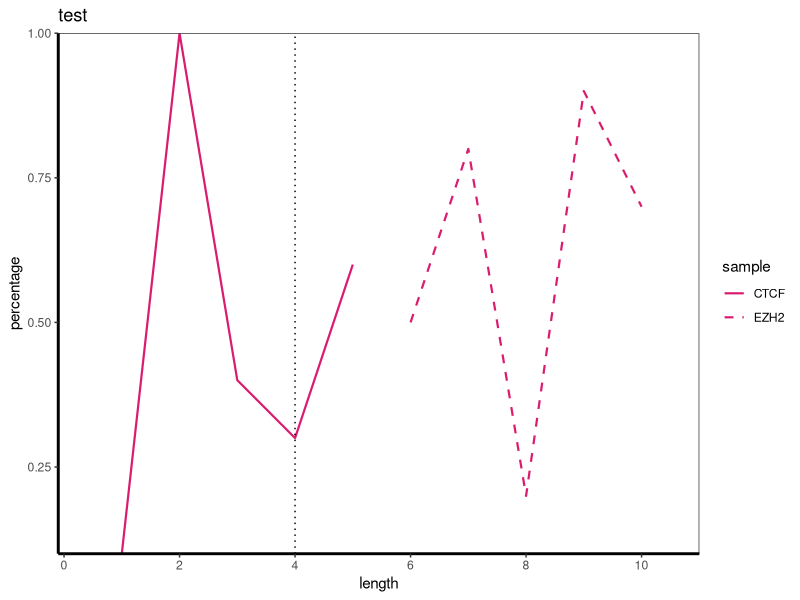
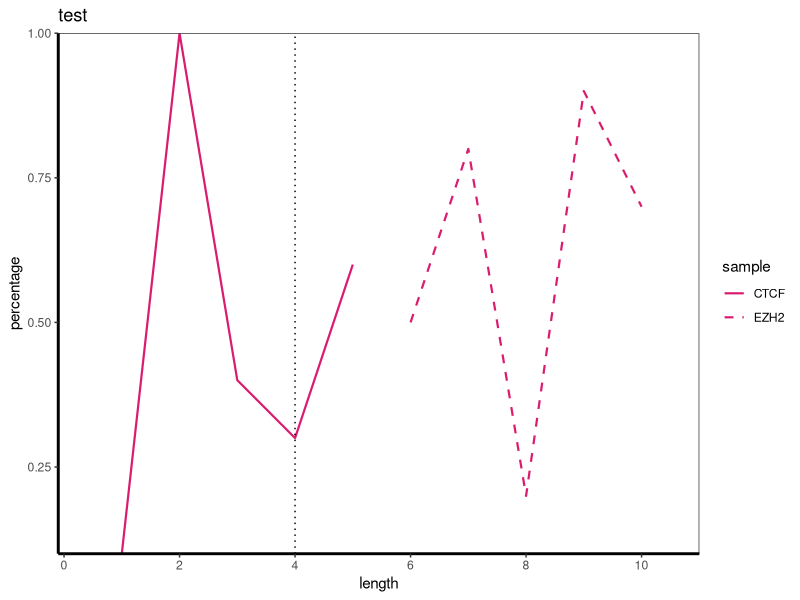

Write R code to recreate these figures, in order.
library(ggplot2)

length = c(1,2,3,4,5,6,7,8,9,10)
count = sample(1:10)
sample = c(rep("CTCF",5),rep("EZH2",5))
percentage = count/10
mydat = data.frame(length=length,count=count,sample=sample,percentage=percentage)
ggplot(mydat, aes(x = length, y=percentage, group = sample, fill = sample, colour = sample)) +
  geom_line(size=0.75,aes(linetype=sample)) +
  scale_color_manual( values = c("#da1c6f","#da1c6f","#f8b62b","#f8b62b","#00a0e9","#00a0e9","#009944","#009944")) +
  scale_linetype_manual(values = c("solid","dashed","solid","dashed","solid","dashed","solid","dashed")) +
  scale_x_continuous(expand = c(0,0),limits = c(-0.1,11), breaks = seq(0,11, by=2)) + 
  scale_y_continuous(expand = c(0,0)) +
  labs(title="test") + 
  geom_vline(xintercept=4, linetype="dotted") +
  theme_bw() + 
  theme(panel.grid=element_blank(),axis.line=element_line(size=1,colour="black"))

ggplot(mydat, aes(x = length, y=percentage, group = sample, fill = sample , colour = sample)) +
  # adjust 拟合参数.带宽，带宽越大，曲线越光滑，默认带宽为1，可以通过adjust参数进行调整。
  geom_line(size=0.75,adjust=2,aes(linetype=sample)) +
  scale_color_manual( values = c("#da1c6f","#da1c6f","#f8b62b","#f8b62b","#00a0e9","#00a0e9","#009944","#009944")) +
  scale_linetype_manual(values = c("solid","dashed","solid","dashed","solid","dashed","solid","dashed")) +
  scale_x_continuous(expand = c(0,0),limits = c(-0.1,11), breaks = seq(0,11, by=2)) + 
  scale_y_continuous(expand = c(0,0)) +
  labs(title="test") + 
  geom_vline(xintercept=4, linetype="dotted") +
  theme_bw() + 
  theme(panel.grid=element_blank(),axis.line=element_line(size=1,colour="black"))
